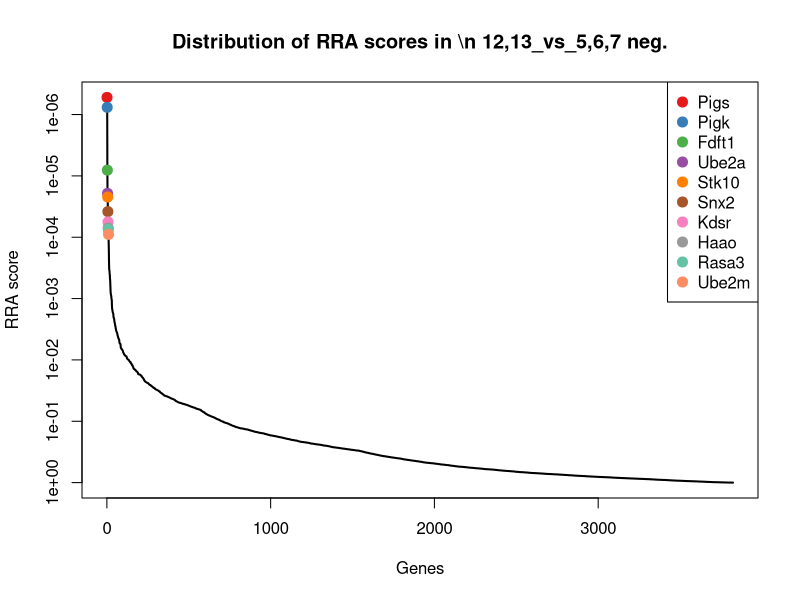
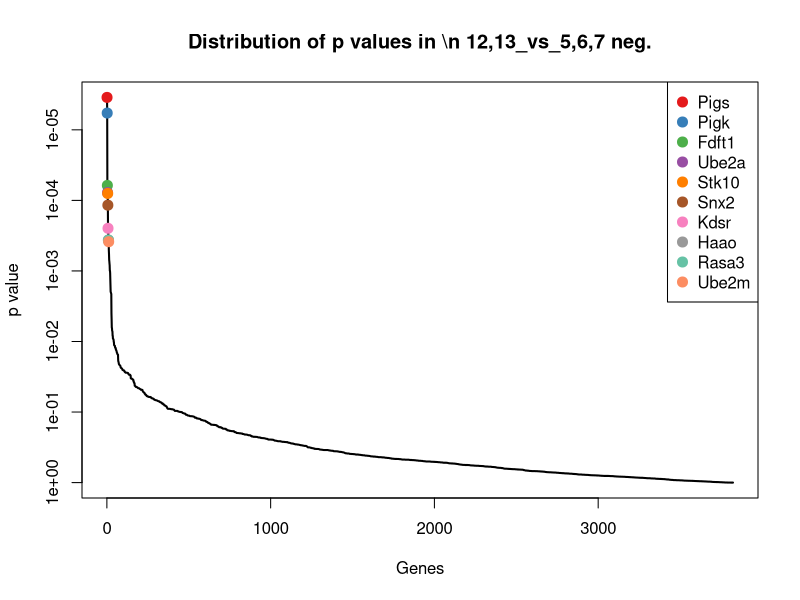
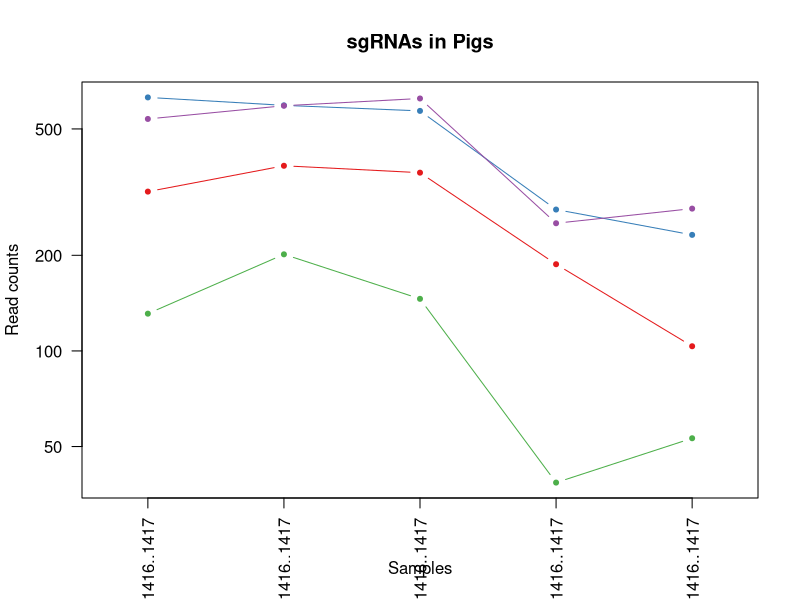
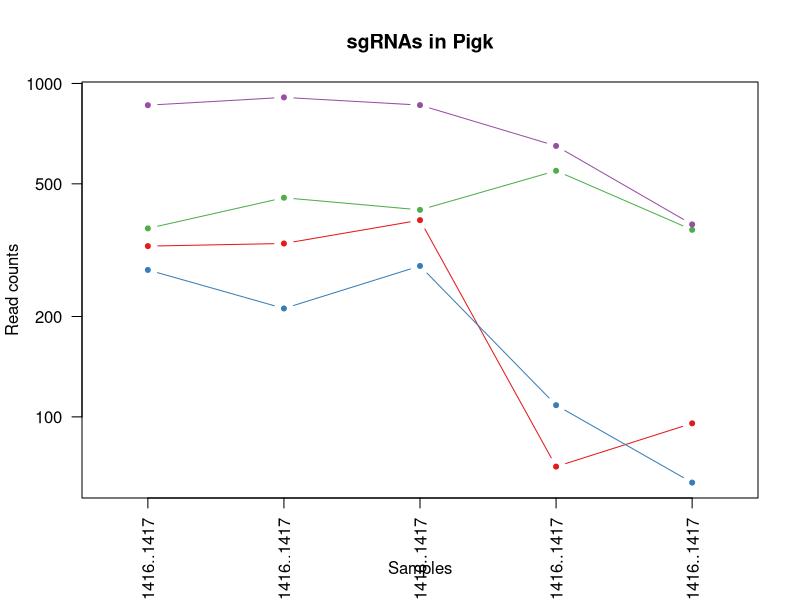
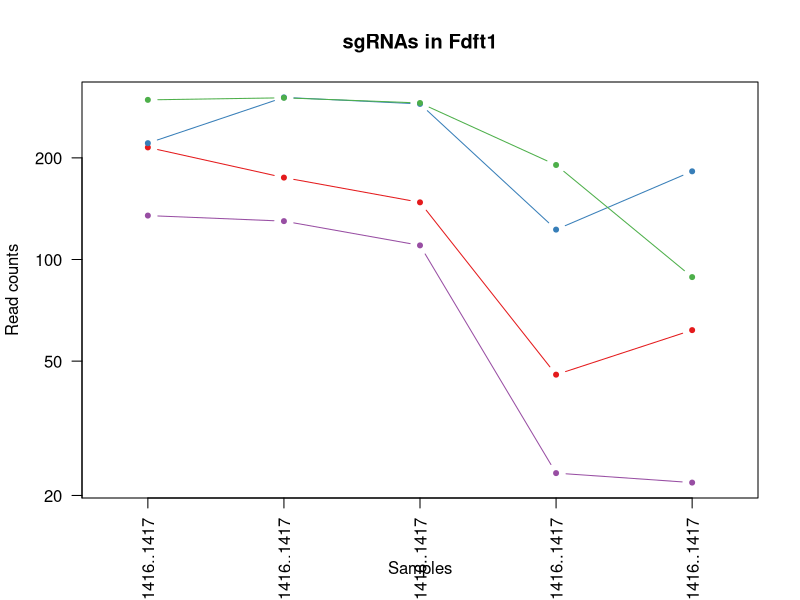
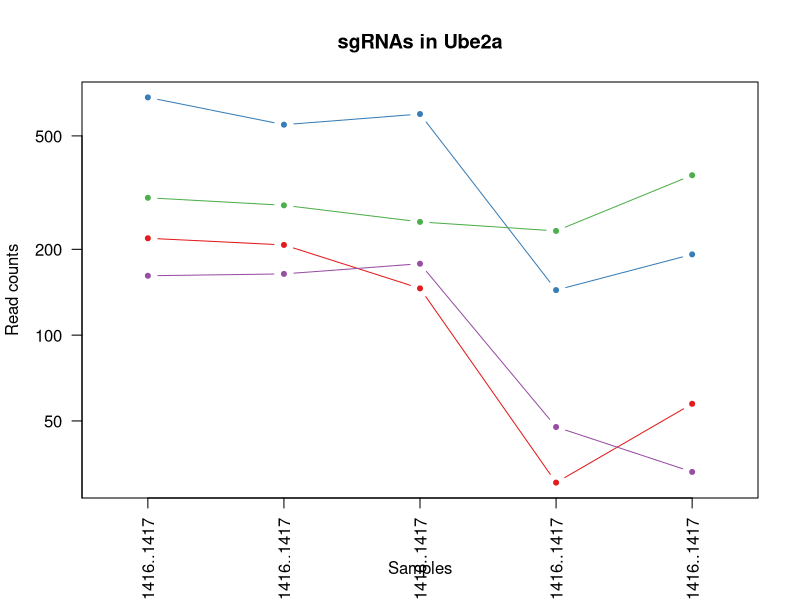
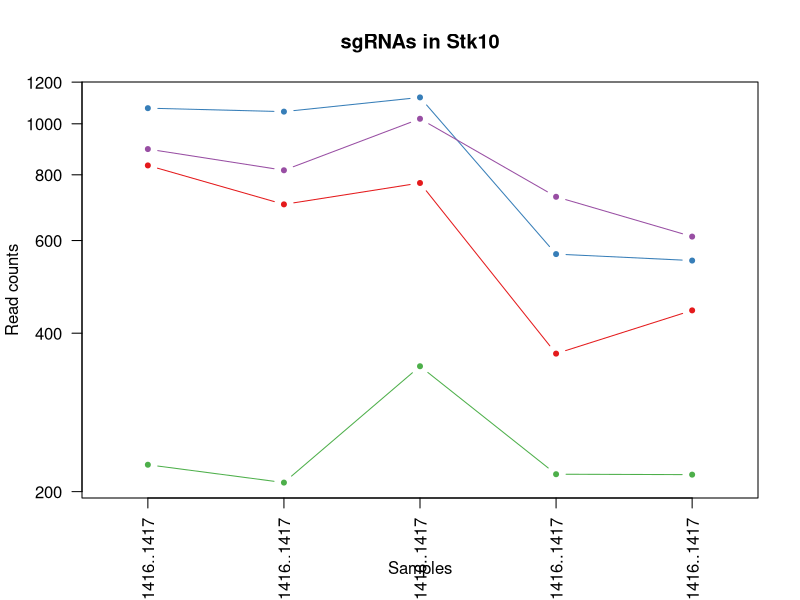
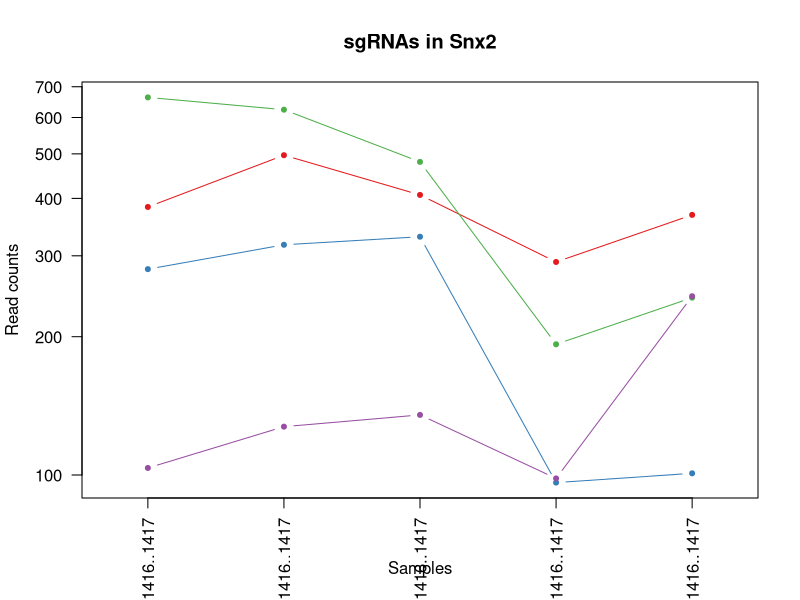

These charts were generated, in order, by the following R code: (Note: this script raises an error after producing the figures.)
pdf(file='invitro.poolB_mCD19.CAR_ET.1.2_v_hEGFRv3.CAR_ET.1.2.pdf',width=4.5,height=4.5);
gstable=read.table('invitro.poolB_mCD19.CAR_ET.1.2_v_hEGFRv3.CAR_ET.1.2.gene_summary.txt',header=T)
# 
#
# parameters
# Do not modify the variables beginning with "__"

# gstablename='__GENE_SUMMARY_FILE__'
startindex=3
# outputfile='__OUTPUT_FILE__'
targetgenelist=c("Pigs","Pigk","Fdft1","Ube2a","Stk10","Snx2","Kdsr","Haao","Rasa3","Ube2m")
# samplelabel=sub('.\\w+.\\w+$','',colnames(gstable)[startindex]);
samplelabel='12,13_vs_5,6,7 neg.'


# You need to write some codes in front of this code:
# gstable=read.table(gstablename,header=T)
# pdf(file=outputfile,width=6,height=6)


# set up color using RColorBrewer
#library(RColorBrewer)
#colors <- brewer.pal(length(targetgenelist), "Set1")

colors=c( "#E41A1C", "#377EB8", "#4DAF4A", "#984EA3", "#FF7F00",  "#A65628", "#F781BF",
          "#999999", "#66C2A5", "#FC8D62", "#8DA0CB", "#E78AC3", "#A6D854", "#FFD92F", "#E5C494", "#B3B3B3", 
          "#8DD3C7", "#FFFFB3", "#BEBADA", "#FB8072", "#80B1D3", "#FDB462", "#B3DE69", "#FCCDE5",
          "#D9D9D9", "#BC80BD", "#CCEBC5", "#FFED6F")

######
# function definition

plotrankedvalues<-function(val, tglist, ...){
  
  plot(val,log='y',ylim=c(max(val),min(val)),type='l',lwd=2, ...)
  if(length(tglist)>0){
    for(i in 1:length(tglist)){
      targetgene=tglist[i];
      tx=which(names(val)==targetgene);ty=val[targetgene];
      points(tx,ty,col=colors[(i %% length(colors)) ],cex=2,pch=20)
      # text(tx+50,ty,targetgene,col=colors[i])
    }
    legend('topright',tglist,pch=20,pt.cex = 2,cex=1,col=colors)
  }
}



plotrandvalues<-function(val,targetgenelist, ...){
  # choose the one with the best distance distribution
  
  mindiffvalue=0;
  randval=val;
  for(i in 1:20){
    randval0=sample(val)
    vindex=sort(which(names(randval0) %in% targetgenelist))
    if(max(vindex)>0.9*length(val)){
      # print('pass...')
      next;
    }
    mindiffind=min(diff(vindex));
    if (mindiffind > mindiffvalue){
      mindiffvalue=mindiffind;
      randval=randval0;
      # print(paste('Diff: ',mindiffvalue))
    }
  }
  plot(randval,log='y',ylim=c(max(randval),min(randval)),pch=20,col='grey', ...)
  
  if(length(targetgenelist)>0){
    for(i in 1:length(targetgenelist)){
      targetgene=targetgenelist[i];
      tx=which(names(randval)==targetgene);ty=randval[targetgene];
      points(tx,ty,col=colors[(i %% length(colors)) ],cex=2,pch=20)
      text(tx+50,ty,targetgene,col=colors[i])
    }
  }
  
}




# set.seed(1235)



pvec=gstable[,startindex]
names(pvec)=gstable[,'id']
pvec=sort(pvec);

plotrankedvalues(pvec,targetgenelist,xlab='Genes',ylab='RRA score',main=paste('Distribution of RRA scores in \\n',samplelabel))

# plotrandvalues(pvec,targetgenelist,xlab='Genes',ylab='RRA score',main=paste('Distribution of RRA scores in \\n',samplelabel))


pvec=gstable[,startindex+1]
names(pvec)=gstable[,'id']
pvec=sort(pvec);

plotrankedvalues(pvec,targetgenelist,xlab='Genes',ylab='p value',main=paste('Distribution of p values in \\n',samplelabel))

# plotrandvalues(pvec,targetgenelist,xlab='Genes',ylab='p value',main=paste('Distribution of p values in \\n',samplelabel))



# you need to write after this code:
# dev.off()






# parameters
# Do not modify the variables beginning with "__"
targetmat=list(c(316.3894314555502,381.71968072678936,363.0687377369867,186.46957652105993,102.44663764547252),c(627.2968678116231,592.1229034367625,568.7480719229643,277.6775215585349,230.93903062453975),c(130.00159807332014,200.423623213848,144.869791904906,37.49659962651749,52.09151066718942),c(536.4523775917125,590.459636854075,622.4035504062629,251.32855965881993,279.55777391391655))
targetgene="Pigs"
collabel=c("In.vitro_Pool.B..9.16._hEGFRv3.CAR_ET.1.2_rep2_1410..1411..1412..1413..1414..1415..1416..1417","In.vitro_Pool.B..9.16._hEGFRv3.CAR_ET.1.2_rep3_1410..1411..1412..1413..1414..1415..1416..1417","In.vitro_Pool.B..9.16._hEGFRv3.CAR_ET.1.2_rep1_1410..1411..1412..1413..1414..1415..1416..1417","In.vitro_Pool.B..9.16._mCD19.CAR_ET.1.2_rep1_1410..1411..1412..1413..1414..1415..1416..1417","In.vitro_Pool.B..9.16._mCD19.CAR_ET.1.2_rep2_1410..1411..1412..1413..1414..1415..1416..1417")

# set up color using RColorBrewer
#library(RColorBrewer)
#colors <- brewer.pal(length(targetgenelist), "Set1")

colors=c( "#E41A1C", "#377EB8", "#4DAF4A", "#984EA3", "#FF7F00",  "#A65628", "#F781BF",
          "#999999", "#66C2A5", "#FC8D62", "#8DA0CB", "#E78AC3", "#A6D854", "#FFD92F", "#E5C494", "#B3B3B3", 
          "#8DD3C7", "#FFFFB3", "#BEBADA", "#FB8072", "#80B1D3", "#FDB462", "#B3DE69", "#FCCDE5",
          "#D9D9D9", "#BC80BD", "#CCEBC5", "#FFED6F")


## code

targetmatvec=unlist(targetmat)+1
yrange=range(targetmatvec[targetmatvec>0]);
# yrange[1]=1; # set the minimum value to 1
for(i in 1:length(targetmat)){
  vali=targetmat[[i]]+1;
  if(i==1){
    plot(1:length(vali),vali,type='b',las=1,pch=20,main=paste('sgRNAs in',targetgene),ylab='Read counts',xlab='Samples',xlim=c(0.7,length(vali)+0.3),ylim = yrange,col=colors[(i %% length(colors))],xaxt='n',log='y')
    axis(1,at=1:length(vali),labels=(collabel),las=2)
    # lines(0:100,rep(1,101),col='black');
  }else{
    lines(1:length(vali),vali,type='b',pch=20,col=colors[(i %% length(colors))])
  }
}




# parameters
# Do not modify the variables beginning with "__"
targetmat=list(c(324.22085302623213,330.15841666347575,388.10796102919267,69.92609119539748,94.63291104539411),c(274.88289713093593,210.40322270997322,282.5855200120389,107.42269082191497,62.5098128006273),c(366.5105295079146,453.24014378235336,416.7242162202852,546.2342486133223,362.9041909814196),c(859.8900884608765,907.3119208560505,860.2761716822197,648.5898313775998,376.79526049267014))
targetgene="Pigk"
collabel=c("In.vitro_Pool.B..9.16._hEGFRv3.CAR_ET.1.2_rep2_1410..1411..1412..1413..1414..1415..1416..1417","In.vitro_Pool.B..9.16._hEGFRv3.CAR_ET.1.2_rep3_1410..1411..1412..1413..1414..1415..1416..1417","In.vitro_Pool.B..9.16._hEGFRv3.CAR_ET.1.2_rep1_1410..1411..1412..1413..1414..1415..1416..1417","In.vitro_Pool.B..9.16._mCD19.CAR_ET.1.2_rep1_1410..1411..1412..1413..1414..1415..1416..1417","In.vitro_Pool.B..9.16._mCD19.CAR_ET.1.2_rep2_1410..1411..1412..1413..1414..1415..1416..1417")

# set up color using RColorBrewer
#library(RColorBrewer)
#colors <- brewer.pal(length(targetgenelist), "Set1")

colors=c( "#E41A1C", "#377EB8", "#4DAF4A", "#984EA3", "#FF7F00",  "#A65628", "#F781BF",
          "#999999", "#66C2A5", "#FC8D62", "#8DA0CB", "#E78AC3", "#A6D854", "#FFD92F", "#E5C494", "#B3B3B3", 
          "#8DD3C7", "#FFFFB3", "#BEBADA", "#FB8072", "#80B1D3", "#FDB462", "#B3DE69", "#FCCDE5",
          "#D9D9D9", "#BC80BD", "#CCEBC5", "#FFED6F")


## code

targetmatvec=unlist(targetmat)+1
yrange=range(targetmatvec[targetmatvec>0]);
# yrange[1]=1; # set the minimum value to 1
for(i in 1:length(targetmat)){
  vali=targetmat[[i]]+1;
  if(i==1){
    plot(1:length(vali),vali,type='b',las=1,pch=20,main=paste('sgRNAs in',targetgene),ylab='Read counts',xlab='Samples',xlim=c(0.7,length(vali)+0.3),ylim = yrange,col=colors[(i %% length(colors))],xaxt='n',log='y')
    axis(1,at=1:length(vali),labels=(collabel),las=2)
    # lines(0:100,rep(1,101),col='black');
  }else{
    lines(1:length(vali),vali,type='b',pch=20,col=colors[(i %% length(colors))])
  }
}




# parameters
# Do not modify the variables beginning with "__"
targetmat=list(c(213.79780887961684,173.81135789084743,146.6583078543493,44.59055090720999,60.77342911172099),c(220.0629461361624,301.0512514664439,287.9510678603687,121.61059338329996,181.4520954907098),c(296.02773537177717,300.2196181751001,289.739583809812,189.50984135564244,87.68737628976886),c(133.9173088586611,128.90316015828398,109.09947291604033,22.295275453604994,20.836604266875767))
targetgene="Fdft1"
collabel=c("In.vitro_Pool.B..9.16._hEGFRv3.CAR_ET.1.2_rep2_1410..1411..1412..1413..1414..1415..1416..1417","In.vitro_Pool.B..9.16._hEGFRv3.CAR_ET.1.2_rep3_1410..1411..1412..1413..1414..1415..1416..1417","In.vitro_Pool.B..9.16._hEGFRv3.CAR_ET.1.2_rep1_1410..1411..1412..1413..1414..1415..1416..1417","In.vitro_Pool.B..9.16._mCD19.CAR_ET.1.2_rep1_1410..1411..1412..1413..1414..1415..1416..1417","In.vitro_Pool.B..9.16._mCD19.CAR_ET.1.2_rep2_1410..1411..1412..1413..1414..1415..1416..1417")

# set up color using RColorBrewer
#library(RColorBrewer)
#colors <- brewer.pal(length(targetgenelist), "Set1")

colors=c( "#E41A1C", "#377EB8", "#4DAF4A", "#984EA3", "#FF7F00",  "#A65628", "#F781BF",
          "#999999", "#66C2A5", "#FC8D62", "#8DA0CB", "#E78AC3", "#A6D854", "#FFD92F", "#E5C494", "#B3B3B3", 
          "#8DD3C7", "#FFFFB3", "#BEBADA", "#FB8072", "#80B1D3", "#FDB462", "#B3DE69", "#FCCDE5",
          "#D9D9D9", "#BC80BD", "#CCEBC5", "#FFED6F")


## code

targetmatvec=unlist(targetmat)+1
yrange=range(targetmatvec[targetmatvec>0]);
# yrange[1]=1; # set the minimum value to 1
for(i in 1:length(targetmat)){
  vali=targetmat[[i]]+1;
  if(i==1){
    plot(1:length(vali),vali,type='b',las=1,pch=20,main=paste('sgRNAs in',targetgene),ylab='Read counts',xlab='Samples',xlim=c(0.7,length(vali)+0.3),ylim = yrange,col=colors[(i %% length(colors))],xaxt='n',log='y')
    axis(1,at=1:length(vali),labels=(collabel),las=2)
    # lines(0:100,rep(1,101),col='black');
  }else{
    lines(1:length(vali),vali,type='b',pch=20,col=colors[(i %% length(colors))])
  }
}




# parameters
# Do not modify the variables beginning with "__"
targetmat=list(c(217.7135196649578,206.24505625325438,144.869791904906,29.38922673429749,56.432469889455206),c(681.3336766493284,546.3830724128553,595.5758111646136,142.89244722537745,191.00220577969455),c(302.2928726283227,284.4185856395685,248.6037169726165,231.0601274282699,362.9041909814196),c(160.54414219897967,163.00012510337845,177.06307899488513,46.617394130264984,32.12309824476681))
targetgene="Ube2a"
collabel=c("In.vitro_Pool.B..9.16._hEGFRv3.CAR_ET.1.2_rep2_1410..1411..1412..1413..1414..1415..1416..1417","In.vitro_Pool.B..9.16._hEGFRv3.CAR_ET.1.2_rep3_1410..1411..1412..1413..1414..1415..1416..1417","In.vitro_Pool.B..9.16._hEGFRv3.CAR_ET.1.2_rep1_1410..1411..1412..1413..1414..1415..1416..1417","In.vitro_Pool.B..9.16._mCD19.CAR_ET.1.2_rep1_1410..1411..1412..1413..1414..1415..1416..1417","In.vitro_Pool.B..9.16._mCD19.CAR_ET.1.2_rep2_1410..1411..1412..1413..1414..1415..1416..1417")

# set up color using RColorBrewer
#library(RColorBrewer)
#colors <- brewer.pal(length(targetgenelist), "Set1")

colors=c( "#E41A1C", "#377EB8", "#4DAF4A", "#984EA3", "#FF7F00",  "#A65628", "#F781BF",
          "#999999", "#66C2A5", "#FC8D62", "#8DA0CB", "#E78AC3", "#A6D854", "#FFD92F", "#E5C494", "#B3B3B3", 
          "#8DD3C7", "#FFFFB3", "#BEBADA", "#FB8072", "#80B1D3", "#FDB462", "#B3DE69", "#FCCDE5",
          "#D9D9D9", "#BC80BD", "#CCEBC5", "#FFED6F")


## code

targetmatvec=unlist(targetmat)+1
yrange=range(targetmatvec[targetmatvec>0]);
# yrange[1]=1; # set the minimum value to 1
for(i in 1:length(targetmat)){
  vali=targetmat[[i]]+1;
  if(i==1){
    plot(1:length(vali),vali,type='b',las=1,pch=20,main=paste('sgRNAs in',targetgene),ylab='Read counts',xlab='Samples',xlim=c(0.7,length(vali)+0.3),ylim = yrange,col=colors[(i %% length(colors))],xaxt='n',log='y')
    axis(1,at=1:length(vali),labels=(collabel),las=2)
    # lines(0:100,rep(1,101),col='black');
  }else{
    lines(1:length(vali),vali,type='b',pch=20,col=colors[(i %% length(colors))])
  }
}




# parameters
# Do not modify the variables beginning with "__"
targetmat=list(c(832.4801129634898,701.8984978941398,770.8503742100554,364.8317801498999,441.0414569822038),c(1069.7721865551523,1053.6793801325537,1121.399500300939,564.4758376208173,548.6972456943952),c(223.97865692150336,207.07668954459814,345.18357824255384,214.84538164382994,214.44338557992978),c(894.348343371877,815.0006255168922,1021.2426071321152,725.6098738536898,609.4706748061162))
targetgene="Stk10"
collabel=c("In.vitro_Pool.B..9.16._hEGFRv3.CAR_ET.1.2_rep2_1410..1411..1412..1413..1414..1415..1416..1417","In.vitro_Pool.B..9.16._hEGFRv3.CAR_ET.1.2_rep3_1410..1411..1412..1413..1414..1415..1416..1417","In.vitro_Pool.B..9.16._hEGFRv3.CAR_ET.1.2_rep1_1410..1411..1412..1413..1414..1415..1416..1417","In.vitro_Pool.B..9.16._mCD19.CAR_ET.1.2_rep1_1410..1411..1412..1413..1414..1415..1416..1417","In.vitro_Pool.B..9.16._mCD19.CAR_ET.1.2_rep2_1410..1411..1412..1413..1414..1415..1416..1417")

# set up color using RColorBrewer
#library(RColorBrewer)
#colors <- brewer.pal(length(targetgenelist), "Set1")

colors=c( "#E41A1C", "#377EB8", "#4DAF4A", "#984EA3", "#FF7F00",  "#A65628", "#F781BF",
          "#999999", "#66C2A5", "#FC8D62", "#8DA0CB", "#E78AC3", "#A6D854", "#FFD92F", "#E5C494", "#B3B3B3", 
          "#8DD3C7", "#FFFFB3", "#BEBADA", "#FB8072", "#80B1D3", "#FDB462", "#B3DE69", "#FCCDE5",
          "#D9D9D9", "#BC80BD", "#CCEBC5", "#FFED6F")


## code

targetmatvec=unlist(targetmat)+1
yrange=range(targetmatvec[targetmatvec>0]);
# yrange[1]=1; # set the minimum value to 1
for(i in 1:length(targetmat)){
  vali=targetmat[[i]]+1;
  if(i==1){
    plot(1:length(vali),vali,type='b',las=1,pch=20,main=paste('sgRNAs in',targetgene),ylab='Read counts',xlab='Samples',xlim=c(0.7,length(vali)+0.3),ylim = yrange,col=colors[(i %% length(colors))],xaxt='n',log='y')
    axis(1,at=1:length(vali),labels=(collabel),las=2)
    # lines(0:100,rep(1,101),col='black');
  }else{
    lines(1:length(vali),vali,type='b',pch=20,col=colors[(i %% length(colors))])
  }
}




# parameters
# Do not modify the variables beginning with "__"
targetmat=list(c(382.17337264927846,495.6534416408855,405.99312052362546,289.8385808968649,367.2451502036854),c(279.5817500733451,316.0206507106317,329.0869346975643,95.26163148358496,99.84206211211306),c(662.5382648796917,622.893335216482,479.32227445080014,191.53668457869745,242.2255246024308),c(102.59162257593336,126.40826028425268,134.1386962082463,97.28847470663996,243.96190829133712))
targetgene="Snx2"
collabel=c("In.vitro_Pool.B..9.16._hEGFRv3.CAR_ET.1.2_rep2_1410..1411..1412..1413..1414..1415..1416..1417","In.vitro_Pool.B..9.16._hEGFRv3.CAR_ET.1.2_rep3_1410..1411..1412..1413..1414..1415..1416..1417","In.vitro_Pool.B..9.16._hEGFRv3.CAR_ET.1.2_rep1_1410..1411..1412..1413..1414..1415..1416..1417","In.vitro_Pool.B..9.16._mCD19.CAR_ET.1.2_rep1_1410..1411..1412..1413..1414..1415..1416..1417","In.vitro_Pool.B..9.16._mCD19.CAR_ET.1.2_rep2_1410..1411..1412..1413..1414..1415..1416..1417")

# set up color using RColorBrewer
#library(RColorBrewer)
#colors <- brewer.pal(length(targetgenelist), "Set1")

colors=c( "#E41A1C", "#377EB8", "#4DAF4A", "#984EA3", "#FF7F00",  "#A65628", "#F781BF",
          "#999999", "#66C2A5", "#FC8D62", "#8DA0CB", "#E78AC3", "#A6D854", "#FFD92F", "#E5C494", "#B3B3B3", 
          "#8DD3C7", "#FFFFB3", "#BEBADA", "#FB8072", "#80B1D3", "#FDB462", "#B3DE69", "#FCCDE5",
          "#D9D9D9", "#BC80BD", "#CCEBC5", "#FFED6F")


## code

targetmatvec=unlist(targetmat)+1
yrange=range(targetmatvec[targetmatvec>0]);
# yrange[1]=1; # set the minimum value to 1
for(i in 1:length(targetmat)){
  vali=targetmat[[i]]+1;
  if(i==1){
    plot(1:length(vali),vali,type='b',las=1,pch=20,main=paste('sgRNAs in',targetgene),ylab='Read counts',xlab='Samples',xlim=c(0.7,length(vali)+0.3),ylim = yrange,col=colors[(i %% length(colors))],xaxt='n',log='y')
    axis(1,at=1:length(vali),labels=(collabel),las=2)
    # lines(0:100,rep(1,101),col='black');
  }else{
    lines(1:length(vali),vali,type='b',pch=20,col=colors[(i %% length(colors))])
  }
}




# parameters
# Do not modify the variables beginning with "__"
targetmat=list(c(309.3411520419365,328.4951500807882,665.3279331929017,50.67108057637498,111.99674793445725),c(371.20938245032374,385.87784718350815,364.85725368642994,246.26145160118242,508.76042084955003),c(287.41317164402705,280.2604191828497,345.18357824255384,124.65085821788246,85.08280075640938),c(331.26913243984586,380.0564141441018,438.1864076136046,181.40246846342245,204.89327529094504))
targetgene="Kdsr"
collabel=c("In.vitro_Pool.B..9.16._hEGFRv3.CAR_ET.1.2_rep2_1410..1411..1412..1413..1414..1415..1416..1417","In.vitro_Pool.B..9.16._hEGFRv3.CAR_ET.1.2_rep3_1410..1411..1412..1413..1414..1415..1416..1417","In.vitro_Pool.B..9.16._hEGFRv3.CAR_ET.1.2_rep1_1410..1411..1412..1413..1414..1415..1416..1417","In.vitro_Pool.B..9.16._mCD19.CAR_ET.1.2_rep1_1410..1411..1412..1413..1414..1415..1416..1417","In.vitro_Pool.B..9.16._mCD19.CAR_ET.1.2_rep2_1410..1411..1412..1413..1414..1415..1416..1417")

# set up color using RColorBrewer
#library(RColorBrewer)
#colors <- brewer.pal(length(targetgenelist), "Set1")

colors=c( "#E41A1C", "#377EB8", "#4DAF4A", "#984EA3", "#FF7F00",  "#A65628", "#F781BF",
          "#999999", "#66C2A5", "#FC8D62", "#8DA0CB", "#E78AC3", "#A6D854", "#FFD92F", "#E5C494", "#B3B3B3", 
          "#8DD3C7", "#FFFFB3", "#BEBADA", "#FB8072", "#80B1D3", "#FDB462", "#B3DE69", "#FCCDE5",
          "#D9D9D9", "#BC80BD", "#CCEBC5", "#FFED6F")


## code

targetmatvec=unlist(targetmat)+1
yrange=range(targetmatvec[targetmatvec>0]);
# yrange[1]=1; # set the minimum value to 1
for(i in 1:length(targetmat)){
  vali=targetmat[[i]]+1;
  if(i==1){
    plot(1:length(vali),vali,type='b',las=1,pch=20,main=paste('sgRNAs in',targetgene),ylab='Read counts',xlab='Samples',xlim=c(0.7,length(vali)+0.3),ylim = yrange,col=colors[(i %% length(colors))],xaxt='n',log='y')
    axis(1,at=1:length(vali),labels=(collabel),las=2)
    # lines(0:100,rep(1,101),col='black');
  }else{
    lines(1:length(vali),vali,type='b',pch=20,col=colors[(i %% length(colors))])
  }
}




# parameters
# Do not modify the variables beginning with "__"
targetmat=list(c(478.4998579686663,500.6432413889481,468.5911787541404,371.92573143059235,237.01637353571186),c(603.8026030995773,500.6432413889481,847.7565600361166,338.4828182501849,517.4423392940815),c(416.63162756027896,409.1635793411337,409.570152422512,223.96617614757741,237.88456538016501),c(604.5857452566454,568.0055379877933,599.1528430635002,396.24785010725236,436.70049775993795))
targetgene="Haao"
collabel=c("In.vitro_Pool.B..9.16._hEGFRv3.CAR_ET.1.2_rep2_1410..1411..1412..1413..1414..1415..1416..1417","In.vitro_Pool.B..9.16._hEGFRv3.CAR_ET.1.2_rep3_1410..1411..1412..1413..1414..1415..1416..1417","In.vitro_Pool.B..9.16._hEGFRv3.CAR_ET.1.2_rep1_1410..1411..1412..1413..1414..1415..1416..1417","In.vitro_Pool.B..9.16._mCD19.CAR_ET.1.2_rep1_1410..1411..1412..1413..1414..1415..1416..1417","In.vitro_Pool.B..9.16._mCD19.CAR_ET.1.2_rep2_1410..1411..1412..1413..1414..1415..1416..1417")

# set up color using RColorBrewer
#library(RColorBrewer)
#colors <- brewer.pal(length(targetgenelist), "Set1")

colors=c( "#E41A1C", "#377EB8", "#4DAF4A", "#984EA3", "#FF7F00",  "#A65628", "#F781BF",
          "#999999", "#66C2A5", "#FC8D62", "#8DA0CB", "#E78AC3", "#A6D854", "#FFD92F", "#E5C494", "#B3B3B3", 
          "#8DD3C7", "#FFFFB3", "#BEBADA", "#FB8072", "#80B1D3", "#FDB462", "#B3DE69", "#FCCDE5",
          "#D9D9D9", "#BC80BD", "#CCEBC5", "#FFED6F")


## code

targetmatvec=unlist(targetmat)+1
yrange=range(targetmatvec[targetmatvec>0]);
# yrange[1]=1; # set the minimum value to 1
for(i in 1:length(targetmat)){
  vali=targetmat[[i]]+1;
  if(i==1){
    plot(1:length(vali),vali,type='b',las=1,pch=20,main=paste('sgRNAs in',targetgene),ylab='Read counts',xlab='Samples',xlim=c(0.7,length(vali)+0.3),ylim = yrange,col=colors[(i %% length(colors))],xaxt='n',log='y')
    axis(1,at=1:length(vali),labels=(collabel),las=2)
    # lines(0:100,rep(1,101),col='black');
  }else{
    lines(1:length(vali),vali,type='b',pch=20,col=colors[(i %% length(colors))])
  }
}




# parameters
# Do not modify the variables beginning with "__"
targetmat=list(c(257.6537696754357,238.67875461566132,309.4132592536881,997.2068657430597,1405.6025961696612),c(899.8303384713544,1017.0875153134278,1205.4597499247734,2438.292397335164,1626.9915165052162),c(456.57187757075684,463.2197432784786,432.82085976527475,111.47637726802496,246.56648382469658),c(381.39023049221026,375.0666143960392,482.8993063496867,149.98639850606995,148.46080540148984))
targetgene="Rasa3"
collabel=c("In.vitro_Pool.B..9.16._hEGFRv3.CAR_ET.1.2_rep2_1410..1411..1412..1413..1414..1415..1416..1417","In.vitro_Pool.B..9.16._hEGFRv3.CAR_ET.1.2_rep3_1410..1411..1412..1413..1414..1415..1416..1417","In.vitro_Pool.B..9.16._hEGFRv3.CAR_ET.1.2_rep1_1410..1411..1412..1413..1414..1415..1416..1417","In.vitro_Pool.B..9.16._mCD19.CAR_ET.1.2_rep1_1410..1411..1412..1413..1414..1415..1416..1417","In.vitro_Pool.B..9.16._mCD19.CAR_ET.1.2_rep2_1410..1411..1412..1413..1414..1415..1416..1417")

# set up color using RColorBrewer
#library(RColorBrewer)
#colors <- brewer.pal(length(targetgenelist), "Set1")

colors=c( "#E41A1C", "#377EB8", "#4DAF4A", "#984EA3", "#FF7F00",  "#A65628", "#F781BF",
          "#999999", "#66C2A5", "#FC8D62", "#8DA0CB", "#E78AC3", "#A6D854", "#FFD92F", "#E5C494", "#B3B3B3", 
          "#8DD3C7", "#FFFFB3", "#BEBADA", "#FB8072", "#80B1D3", "#FDB462", "#B3DE69", "#FCCDE5",
          "#D9D9D9", "#BC80BD", "#CCEBC5", "#FFED6F")


## code

targetmatvec=unlist(targetmat)+1
yrange=range(targetmatvec[targetmatvec>0]);
# yrange[1]=1; # set the minimum value to 1
for(i in 1:length(targetmat)){
  vali=targetmat[[i]]+1;
  if(i==1){
    plot(1:length(vali),vali,type='b',las=1,pch=20,main=paste('sgRNAs in',targetgene),ylab='Read counts',xlab='Samples',xlim=c(0.7,length(vali)+0.3),ylim = yrange,col=colors[(i %% length(colors))],xaxt='n',log='y')
    axis(1,at=1:length(vali),labels=(collabel),las=2)
    # lines(0:100,rep(1,101),col='black');
  }else{
    lines(1:length(vali),vali,type='b',pch=20,col=colors[(i %% length(colors))])
  }
}




# parameters
# Do not modify the variables beginning with "__"
targetmat=list(c(209.88209809427588,185.45422396966018,203.8908182365344,51.68450218790248,97.23748657875359),c(167.59242161259343,196.26545675712916,203.8908182365344,148.97297689454246,121.54685822344199),c(98.6759117905924,108.1123278746898,132.35018025880302,21.281853842077492,10.418302133437884),c(209.88209809427588,297.72471830106883,230.71855747818364,30.40264834582499,150.19718909039617))
targetgene="Ube2m"
collabel=c("In.vitro_Pool.B..9.16._hEGFRv3.CAR_ET.1.2_rep2_1410..1411..1412..1413..1414..1415..1416..1417","In.vitro_Pool.B..9.16._hEGFRv3.CAR_ET.1.2_rep3_1410..1411..1412..1413..1414..1415..1416..1417","In.vitro_Pool.B..9.16._hEGFRv3.CAR_ET.1.2_rep1_1410..1411..1412..1413..1414..1415..1416..1417","In.vitro_Pool.B..9.16._mCD19.CAR_ET.1.2_rep1_1410..1411..1412..1413..1414..1415..1416..1417","In.vitro_Pool.B..9.16._mCD19.CAR_ET.1.2_rep2_1410..1411..1412..1413..1414..1415..1416..1417")

# set up color using RColorBrewer
#library(RColorBrewer)
#colors <- brewer.pal(length(targetgenelist), "Set1")

colors=c( "#E41A1C", "#377EB8", "#4DAF4A", "#984EA3", "#FF7F00",  "#A65628", "#F781BF",
          "#999999", "#66C2A5", "#FC8D62", "#8DA0CB", "#E78AC3", "#A6D854", "#FFD92F", "#E5C494", "#B3B3B3", 
          "#8DD3C7", "#FFFFB3", "#BEBADA", "#FB8072", "#80B1D3", "#FDB462", "#B3DE69", "#FCCDE5",
          "#D9D9D9", "#BC80BD", "#CCEBC5", "#FFED6F")


## code

targetmatvec=unlist(targetmat)+1
yrange=range(targetmatvec[targetmatvec>0]);
# yrange[1]=1; # set the minimum value to 1
for(i in 1:length(targetmat)){
  vali=targetmat[[i]]+1;
  if(i==1){
    plot(1:length(vali),vali,type='b',las=1,pch=20,main=paste('sgRNAs in',targetgene),ylab='Read counts',xlab='Samples',xlim=c(0.7,length(vali)+0.3),ylim = yrange,col=colors[(i %% length(colors))],xaxt='n',log='y')
    axis(1,at=1:length(vali),labels=(collabel),las=2)
    # lines(0:100,rep(1,101),col='black');
  }else{
    lines(1:length(vali),vali,type='b',pch=20,col=colors[(i %% length(colors))])
  }
}



# 
#
# parameters
# Do not modify the variables beginning with "__"

# gstablename='__GENE_SUMMARY_FILE__'
startindex=9
# outputfile='__OUTPUT_FILE__'
targetgenelist=c("Irf8","Cnot8","Ints10","Cnot9","Zfp36l2","Edc4","Brd7","E130309D02Rik","Cebpg","Dcp1a")
# samplelabel=sub('.\\w+.\\w+$','',colnames(gstable)[startindex]);
samplelabel='12,13_vs_5,6,7 pos.'


# You need to write some codes in front of this code:
# gstable=read.table(gstablename,header=T)
# pdf(file=outputfile,width=6,height=6)


# set up color using RColorBrewer
#library(RColorBrewer)
#colors <- brewer.pal(length(targetgenelist), "Set1")

colors=c( "#E41A1C", "#377EB8", "#4DAF4A", "#984EA3", "#FF7F00",  "#A65628", "#F781BF",
          "#999999", "#66C2A5", "#FC8D62", "#8DA0CB", "#E78AC3", "#A6D854", "#FFD92F", "#E5C494", "#B3B3B3", 
          "#8DD3C7", "#FFFFB3", "#BEBADA", "#FB8072", "#80B1D3", "#FDB462", "#B3DE69", "#FCCDE5",
          "#D9D9D9", "#BC80BD", "#CCEBC5", "#FFED6F")

######
# function definition

plotrankedvalues<-function(val, tglist, ...){
  
  plot(val,log='y',ylim=c(max(val),min(val)),type='l',lwd=2, ...)
  if(length(tglist)>0){
    for(i in 1:length(tglist)){
      targetgene=tglist[i];
      tx=which(names(val)==targetgene);ty=val[targetgene];
      points(tx,ty,col=colors[(i %% length(colors)) ],cex=2,pch=20)
      # text(tx+50,ty,targetgene,col=colors[i])
    }
    legend('topright',tglist,pch=20,pt.cex = 2,cex=1,col=colors)
  }
}



plotrandvalues<-function(val,targetgenelist, ...){
  # choose the one with the best distance distribution
  
  mindiffvalue=0;
  randval=val;
  for(i in 1:20){
    randval0=sample(val)
    vindex=sort(which(names(randval0) %in% targetgenelist))
    if(max(vindex)>0.9*length(val)){
      # print('pass...')
      next;
    }
    mindiffind=min(diff(vindex));
    if (mindiffind > mindiffvalue){
      mindiffvalue=mindiffind;
      randval=randval0;
      # print(paste('Diff: ',mindiffvalue))
    }
  }
  plot(randval,log='y',ylim=c(max(randval),min(randval)),pch=20,col='grey', ...)
  
  if(length(targetgenelist)>0){
    for(i in 1:length(targetgenelist)){
      targetgene=targetgenelist[i];
      tx=which(names(randval)==targetgene);ty=randval[targetgene];
      points(tx,ty,col=colors[(i %% length(colors)) ],cex=2,pch=20)
      text(tx+50,ty,targetgene,col=colors[i])
    }
  }
  
}




# set.seed(1235)



pvec=gstable[,startindex]
names(pvec)=gstable[,'id']
pvec=sort(pvec);

plotrankedvalues(pvec,targetgenelist,xlab='Genes',ylab='RRA score',main=paste('Distribution of RRA scores in \\n',samplelabel))

# plotrandvalues(pvec,targetgenelist,xlab='Genes',ylab='RRA score',main=paste('Distribution of RRA scores in \\n',samplelabel))


pvec=gstable[,startindex+1]
names(pvec)=gstable[,'id']
pvec=sort(pvec);

plotrankedvalues(pvec,targetgenelist,xlab='Genes',ylab='p value',main=paste('Distribution of p values in \\n',samplelabel))

# plotrandvalues(pvec,targetgenelist,xlab='Genes',ylab='p value',main=paste('Distribution of p values in \\n',samplelabel))



# you need to write after this code:
# dev.off()






# parameters
# Do not modify the variables beginning with "__"
targetmat=list(c(174.64070102620715,182.9593240956289,207.46785013542095,11005.758701188646,11625.956989072225),c(394.7036471623696,367.5819147739453,300.4706795064717,13839.285527019536,10760.369720152428),c(274.09975497386773,207.9083228359419,236.0841053265135,2993.647440452234,3114.2041460534742),c(414.2822010890744,473.1993427746038,482.8993063496867,19266.158256749295,15426.032692243694))
targetgene="Irf8"
collabel=c("In.vitro_Pool.B..9.16._hEGFRv3.CAR_ET.1.2_rep2_1410..1411..1412..1413..1414..1415..1416..1417","In.vitro_Pool.B..9.16._hEGFRv3.CAR_ET.1.2_rep3_1410..1411..1412..1413..1414..1415..1416..1417","In.vitro_Pool.B..9.16._hEGFRv3.CAR_ET.1.2_rep1_1410..1411..1412..1413..1414..1415..1416..1417","In.vitro_Pool.B..9.16._mCD19.CAR_ET.1.2_rep1_1410..1411..1412..1413..1414..1415..1416..1417","In.vitro_Pool.B..9.16._mCD19.CAR_ET.1.2_rep2_1410..1411..1412..1413..1414..1415..1416..1417")

# set up color using RColorBrewer
#library(RColorBrewer)
#colors <- brewer.pal(length(targetgenelist), "Set1")

colors=c( "#E41A1C", "#377EB8", "#4DAF4A", "#984EA3", "#FF7F00",  "#A65628", "#F781BF",
          "#999999", "#66C2A5", "#FC8D62", "#8DA0CB", "#E78AC3", "#A6D854", "#FFD92F", "#E5C494", "#B3B3B3", 
          "#8DD3C7", "#FFFFB3", "#BEBADA", "#FB8072", "#80B1D3", "#FDB462", "#B3DE69", "#FCCDE5",
          "#D9D9D9", "#BC80BD", "#CCEBC5", "#FFED6F")


## code

targetmatvec=unlist(targetmat)+1
yrange=range(targetmatvec[targetmatvec>0]);
# yrange[1]=1; # set the minimum value to 1
for(i in 1:length(targetmat)){
  vali=targetmat[[i]]+1;
  if(i==1){
    plot(1:length(vali),vali,type='b',las=1,pch=20,main=paste('sgRNAs in',targetgene),ylab='Read counts',xlab='Samples',xlim=c(0.7,length(vali)+0.3),ylim = yrange,col=colors[(i %% length(colors))],xaxt='n',log='y')
    axis(1,at=1:length(vali),labels=(collabel),las=2)
    # lines(0:100,rep(1,101),col='black');
  }else{
    lines(1:length(vali),vali,type='b',pch=20,col=colors[(i %% length(colors))])
  }
}




# parameters
# Do not modify the variables beginning with "__"
targetmat=list(c(422.11362265975635,391.6992802229145,534.7662688835419,2428.1581812198892,2874.583196984403),c(357.8959657801645,344.2961826163198,357.7031898886568,2002.5211043783393,1933.4632375971808),c(314.0400049843456,330.99004995481954,257.5462967198329,1891.0447271103144,1937.8041968194464),c(354.7633971518917,275.2706194347871,346.9720941919971,1446.152639649742,1918.703976241477))
targetgene="Cnot8"
collabel=c("In.vitro_Pool.B..9.16._hEGFRv3.CAR_ET.1.2_rep2_1410..1411..1412..1413..1414..1415..1416..1417","In.vitro_Pool.B..9.16._hEGFRv3.CAR_ET.1.2_rep3_1410..1411..1412..1413..1414..1415..1416..1417","In.vitro_Pool.B..9.16._hEGFRv3.CAR_ET.1.2_rep1_1410..1411..1412..1413..1414..1415..1416..1417","In.vitro_Pool.B..9.16._mCD19.CAR_ET.1.2_rep1_1410..1411..1412..1413..1414..1415..1416..1417","In.vitro_Pool.B..9.16._mCD19.CAR_ET.1.2_rep2_1410..1411..1412..1413..1414..1415..1416..1417")

# set up color using RColorBrewer
#library(RColorBrewer)
#colors <- brewer.pal(length(targetgenelist), "Set1")

colors=c( "#E41A1C", "#377EB8", "#4DAF4A", "#984EA3", "#FF7F00",  "#A65628", "#F781BF",
          "#999999", "#66C2A5", "#FC8D62", "#8DA0CB", "#E78AC3", "#A6D854", "#FFD92F", "#E5C494", "#B3B3B3", 
          "#8DD3C7", "#FFFFB3", "#BEBADA", "#FB8072", "#80B1D3", "#FDB462", "#B3DE69", "#FCCDE5",
          "#D9D9D9", "#BC80BD", "#CCEBC5", "#FFED6F")


## code

targetmatvec=unlist(targetmat)+1
yrange=range(targetmatvec[targetmatvec>0]);
# yrange[1]=1; # set the minimum value to 1
for(i in 1:length(targetmat)){
  vali=targetmat[[i]]+1;
  if(i==1){
    plot(1:length(vali),vali,type='b',las=1,pch=20,main=paste('sgRNAs in',targetgene),ylab='Read counts',xlab='Samples',xlim=c(0.7,length(vali)+0.3),ylim = yrange,col=colors[(i %% length(colors))],xaxt='n',log='y')
    axis(1,at=1:length(vali),labels=(collabel),las=2)
    # lines(0:100,rep(1,101),col='black');
  }else{
    lines(1:length(vali),vali,type='b',pch=20,col=colors[(i %% length(colors))])
  }
}




# parameters
# Do not modify the variables beginning with "__"
targetmat=list(c(408.80020598959703,395.02581338828963,325.50990279867773,1808.957576576587,1687.7649456169372),c(465.18644129850696,437.43911124682177,461.4371149563673,1879.897089383512,1705.9969743504535),c(339.1005540105278,487.3371087274478,516.881109389109,1703.561728977727,1702.524206972641),c(1260.8588728797915,1057.8375465892725,1225.1334253686496,3625.0091044338665,3453.6671572346586))
targetgene="Ints10"
collabel=c("In.vitro_Pool.B..9.16._hEGFRv3.CAR_ET.1.2_rep2_1410..1411..1412..1413..1414..1415..1416..1417","In.vitro_Pool.B..9.16._hEGFRv3.CAR_ET.1.2_rep3_1410..1411..1412..1413..1414..1415..1416..1417","In.vitro_Pool.B..9.16._hEGFRv3.CAR_ET.1.2_rep1_1410..1411..1412..1413..1414..1415..1416..1417","In.vitro_Pool.B..9.16._mCD19.CAR_ET.1.2_rep1_1410..1411..1412..1413..1414..1415..1416..1417","In.vitro_Pool.B..9.16._mCD19.CAR_ET.1.2_rep2_1410..1411..1412..1413..1414..1415..1416..1417")

# set up color using RColorBrewer
#library(RColorBrewer)
#colors <- brewer.pal(length(targetgenelist), "Set1")

colors=c( "#E41A1C", "#377EB8", "#4DAF4A", "#984EA3", "#FF7F00",  "#A65628", "#F781BF",
          "#999999", "#66C2A5", "#FC8D62", "#8DA0CB", "#E78AC3", "#A6D854", "#FFD92F", "#E5C494", "#B3B3B3", 
          "#8DD3C7", "#FFFFB3", "#BEBADA", "#FB8072", "#80B1D3", "#FDB462", "#B3DE69", "#FCCDE5",
          "#D9D9D9", "#BC80BD", "#CCEBC5", "#FFED6F")


## code

targetmatvec=unlist(targetmat)+1
yrange=range(targetmatvec[targetmatvec>0]);
# yrange[1]=1; # set the minimum value to 1
for(i in 1:length(targetmat)){
  vali=targetmat[[i]]+1;
  if(i==1){
    plot(1:length(vali),vali,type='b',las=1,pch=20,main=paste('sgRNAs in',targetgene),ylab='Read counts',xlab='Samples',xlim=c(0.7,length(vali)+0.3),ylim = yrange,col=colors[(i %% length(colors))],xaxt='n',log='y')
    axis(1,at=1:length(vali),labels=(collabel),las=2)
    # lines(0:100,rep(1,101),col='black');
  }else{
    lines(1:length(vali),vali,type='b',pch=20,col=colors[(i %% length(colors))])
  }
}




# parameters
# Do not modify the variables beginning with "__"
targetmat=list(c(564.6454952461676,612.0821024290129,524.0351731868823,3834.787378020059,3555.245603035678),c(563.8623530890993,576.3218709012309,497.207433945233,4962.725631650166,3637.7238282587277),c(213.01466672254864,236.18385474163,189.58269064098812,1597.1524597673395,1581.845540593652),c(96.32648531938781,110.60722774872109,153.81237165212244,404.35522299947235,652.880267028774))
targetgene="Cnot9"
collabel=c("In.vitro_Pool.B..9.16._hEGFRv3.CAR_ET.1.2_rep2_1410..1411..1412..1413..1414..1415..1416..1417","In.vitro_Pool.B..9.16._hEGFRv3.CAR_ET.1.2_rep3_1410..1411..1412..1413..1414..1415..1416..1417","In.vitro_Pool.B..9.16._hEGFRv3.CAR_ET.1.2_rep1_1410..1411..1412..1413..1414..1415..1416..1417","In.vitro_Pool.B..9.16._mCD19.CAR_ET.1.2_rep1_1410..1411..1412..1413..1414..1415..1416..1417","In.vitro_Pool.B..9.16._mCD19.CAR_ET.1.2_rep2_1410..1411..1412..1413..1414..1415..1416..1417")

# set up color using RColorBrewer
#library(RColorBrewer)
#colors <- brewer.pal(length(targetgenelist), "Set1")

colors=c( "#E41A1C", "#377EB8", "#4DAF4A", "#984EA3", "#FF7F00",  "#A65628", "#F781BF",
          "#999999", "#66C2A5", "#FC8D62", "#8DA0CB", "#E78AC3", "#A6D854", "#FFD92F", "#E5C494", "#B3B3B3", 
          "#8DD3C7", "#FFFFB3", "#BEBADA", "#FB8072", "#80B1D3", "#FDB462", "#B3DE69", "#FCCDE5",
          "#D9D9D9", "#BC80BD", "#CCEBC5", "#FFED6F")


## code

targetmatvec=unlist(targetmat)+1
yrange=range(targetmatvec[targetmatvec>0]);
# yrange[1]=1; # set the minimum value to 1
for(i in 1:length(targetmat)){
  vali=targetmat[[i]]+1;
  if(i==1){
    plot(1:length(vali),vali,type='b',las=1,pch=20,main=paste('sgRNAs in',targetgene),ylab='Read counts',xlab='Samples',xlim=c(0.7,length(vali)+0.3),ylim = yrange,col=colors[(i %% length(colors))],xaxt='n',log='y')
    axis(1,at=1:length(vali),labels=(collabel),las=2)
    # lines(0:100,rep(1,101),col='black');
  }else{
    lines(1:length(vali),vali,type='b',pch=20,col=colors[(i %% length(colors))])
  }
}




# parameters
# Do not modify the variables beginning with "__"
targetmat=list(c(419.76419618855175,380.88804743544557,438.1864076136046,836.0728295101873,1306.6287259020012),c(718.1413580315335,750.1332287920784,640.2887099006957,1897.1252567794793,1592.26384272709),c(292.1120245864362,381.71968072678936,509.727045591336,1179.6227558180096,1330.0699057022366),c(982.8434071205829,948.8935854232388,935.3938415588376,3398.002663451706,3241.828347188088))
targetgene="Zfp36l2"
collabel=c("In.vitro_Pool.B..9.16._hEGFRv3.CAR_ET.1.2_rep2_1410..1411..1412..1413..1414..1415..1416..1417","In.vitro_Pool.B..9.16._hEGFRv3.CAR_ET.1.2_rep3_1410..1411..1412..1413..1414..1415..1416..1417","In.vitro_Pool.B..9.16._hEGFRv3.CAR_ET.1.2_rep1_1410..1411..1412..1413..1414..1415..1416..1417","In.vitro_Pool.B..9.16._mCD19.CAR_ET.1.2_rep1_1410..1411..1412..1413..1414..1415..1416..1417","In.vitro_Pool.B..9.16._mCD19.CAR_ET.1.2_rep2_1410..1411..1412..1413..1414..1415..1416..1417")

# set up color using RColorBrewer
#library(RColorBrewer)
#colors <- brewer.pal(length(targetgenelist), "Set1")

colors=c( "#E41A1C", "#377EB8", "#4DAF4A", "#984EA3", "#FF7F00",  "#A65628", "#F781BF",
          "#999999", "#66C2A5", "#FC8D62", "#8DA0CB", "#E78AC3", "#A6D854", "#FFD92F", "#E5C494", "#B3B3B3", 
          "#8DD3C7", "#FFFFB3", "#BEBADA", "#FB8072", "#80B1D3", "#FDB462", "#B3DE69", "#FCCDE5",
          "#D9D9D9", "#BC80BD", "#CCEBC5", "#FFED6F")


## code

targetmatvec=unlist(targetmat)+1
yrange=range(targetmatvec[targetmatvec>0]);
# yrange[1]=1; # set the minimum value to 1
for(i in 1:length(targetmat)){
  vali=targetmat[[i]]+1;
  if(i==1){
    plot(1:length(vali),vali,type='b',las=1,pch=20,main=paste('sgRNAs in',targetgene),ylab='Read counts',xlab='Samples',xlim=c(0.7,length(vali)+0.3),ylim = yrange,col=colors[(i %% length(colors))],xaxt='n',log='y')
    axis(1,at=1:length(vali),labels=(collabel),las=2)
    # lines(0:100,rep(1,101),col='black');
  }else{
    lines(1:length(vali),vali,type='b',pch=20,col=colors[(i %% length(colors))])
  }
}




# parameters
# Do not modify the variables beginning with "__"
targetmat=list(c(1136.3392699059489,1170.9396742120248,992.6263519410227,3915.8611069422586,3530.9362313909896),c(267.8346177173222,341.8012827422885,305.83622735480157,1485.6760824993146,1682.5557945502183),c(386.08908343461945,303.5461513404752,209.25636608486423,1129.965096853162,1209.3912393232476),c(576.3926276021905,658.6535667442639,697.5212202828808,1133.0053616877447,1186.8182513674656))
targetgene="Edc4"
collabel=c("In.vitro_Pool.B..9.16._hEGFRv3.CAR_ET.1.2_rep2_1410..1411..1412..1413..1414..1415..1416..1417","In.vitro_Pool.B..9.16._hEGFRv3.CAR_ET.1.2_rep3_1410..1411..1412..1413..1414..1415..1416..1417","In.vitro_Pool.B..9.16._hEGFRv3.CAR_ET.1.2_rep1_1410..1411..1412..1413..1414..1415..1416..1417","In.vitro_Pool.B..9.16._mCD19.CAR_ET.1.2_rep1_1410..1411..1412..1413..1414..1415..1416..1417","In.vitro_Pool.B..9.16._mCD19.CAR_ET.1.2_rep2_1410..1411..1412..1413..1414..1415..1416..1417")

# set up color using RColorBrewer
#library(RColorBrewer)
#colors <- brewer.pal(length(targetgenelist), "Set1")

colors=c( "#E41A1C", "#377EB8", "#4DAF4A", "#984EA3", "#FF7F00",  "#A65628", "#F781BF",
          "#999999", "#66C2A5", "#FC8D62", "#8DA0CB", "#E78AC3", "#A6D854", "#FFD92F", "#E5C494", "#B3B3B3", 
          "#8DD3C7", "#FFFFB3", "#BEBADA", "#FB8072", "#80B1D3", "#FDB462", "#B3DE69", "#FCCDE5",
          "#D9D9D9", "#BC80BD", "#CCEBC5", "#FFED6F")


## code

targetmatvec=unlist(targetmat)+1
yrange=range(targetmatvec[targetmatvec>0]);
# yrange[1]=1; # set the minimum value to 1
for(i in 1:length(targetmat)){
  vali=targetmat[[i]]+1;
  if(i==1){
    plot(1:length(vali),vali,type='b',las=1,pch=20,main=paste('sgRNAs in',targetgene),ylab='Read counts',xlab='Samples',xlim=c(0.7,length(vali)+0.3),ylim = yrange,col=colors[(i %% length(colors))],xaxt='n',log='y')
    axis(1,at=1:length(vali),labels=(collabel),las=2)
    # lines(0:100,rep(1,101),col='black');
  }else{
    lines(1:length(vali),vali,type='b',pch=20,col=colors[(i %% length(colors))])
  }
}




# parameters
# Do not modify the variables beginning with "__"
targetmat=list(c(391.5710785340968,385.87784718350815,520.4581412879957,995.1800225200046,845.618856497375),c(564.6454952461676,710.2148308075775,631.3461301534793,3296.6605022989565,2403.1550254463386),c(888.0832061153314,905.6486542733629,838.8139802889002,2702.7954379438415,1534.9631809931816),c(1092.48330911013,1210.026438905182,1182.2090425820109,2210.2725347414766,2687.921950426974))
targetgene="Brd7"
collabel=c("In.vitro_Pool.B..9.16._hEGFRv3.CAR_ET.1.2_rep2_1410..1411..1412..1413..1414..1415..1416..1417","In.vitro_Pool.B..9.16._hEGFRv3.CAR_ET.1.2_rep3_1410..1411..1412..1413..1414..1415..1416..1417","In.vitro_Pool.B..9.16._hEGFRv3.CAR_ET.1.2_rep1_1410..1411..1412..1413..1414..1415..1416..1417","In.vitro_Pool.B..9.16._mCD19.CAR_ET.1.2_rep1_1410..1411..1412..1413..1414..1415..1416..1417","In.vitro_Pool.B..9.16._mCD19.CAR_ET.1.2_rep2_1410..1411..1412..1413..1414..1415..1416..1417")

# set up color using RColorBrewer
#library(RColorBrewer)
#colors <- brewer.pal(length(targetgenelist), "Set1")

colors=c( "#E41A1C", "#377EB8", "#4DAF4A", "#984EA3", "#FF7F00",  "#A65628", "#F781BF",
          "#999999", "#66C2A5", "#FC8D62", "#8DA0CB", "#E78AC3", "#A6D854", "#FFD92F", "#E5C494", "#B3B3B3", 
          "#8DD3C7", "#FFFFB3", "#BEBADA", "#FB8072", "#80B1D3", "#FDB462", "#B3DE69", "#FCCDE5",
          "#D9D9D9", "#BC80BD", "#CCEBC5", "#FFED6F")


## code

targetmatvec=unlist(targetmat)+1
yrange=range(targetmatvec[targetmatvec>0]);
# yrange[1]=1; # set the minimum value to 1
for(i in 1:length(targetmat)){
  vali=targetmat[[i]]+1;
  if(i==1){
    plot(1:length(vali),vali,type='b',las=1,pch=20,main=paste('sgRNAs in',targetgene),ylab='Read counts',xlab='Samples',xlim=c(0.7,length(vali)+0.3),ylim = yrange,col=colors[(i %% length(colors))],xaxt='n',log='y')
    axis(1,at=1:length(vali),labels=(collabel),las=2)
    # lines(0:100,rep(1,101),col='black');
  }else{
    lines(1:length(vali),vali,type='b',pch=20,col=colors[(i %% length(colors))])
  }
}




# parameters
# Do not modify the variables beginning with "__"
targetmat=list(c(442.4753187435294,405.8370461757586,450.7060192597076,1332.649419158662,1757.2202931731897),c(257.6537696754357,391.6992802229145,450.7060192597076,1018.4887195851371,915.0742040536275),c(298.37716184298176,390.8676469315708,418.51273216972845,731.6904035228547,1067.00777683293),c(912.3606129844455,725.1842300517653,940.7593894071674,5287.020547338966,4800.232707981505))
targetgene="E130309D02Rik"
collabel=c("In.vitro_Pool.B..9.16._hEGFRv3.CAR_ET.1.2_rep2_1410..1411..1412..1413..1414..1415..1416..1417","In.vitro_Pool.B..9.16._hEGFRv3.CAR_ET.1.2_rep3_1410..1411..1412..1413..1414..1415..1416..1417","In.vitro_Pool.B..9.16._hEGFRv3.CAR_ET.1.2_rep1_1410..1411..1412..1413..1414..1415..1416..1417","In.vitro_Pool.B..9.16._mCD19.CAR_ET.1.2_rep1_1410..1411..1412..1413..1414..1415..1416..1417","In.vitro_Pool.B..9.16._mCD19.CAR_ET.1.2_rep2_1410..1411..1412..1413..1414..1415..1416..1417")

# set up color using RColorBrewer
#library(RColorBrewer)
#colors <- brewer.pal(length(targetgenelist), "Set1")

colors=c( "#E41A1C", "#377EB8", "#4DAF4A", "#984EA3", "#FF7F00",  "#A65628", "#F781BF",
          "#999999", "#66C2A5", "#FC8D62", "#8DA0CB", "#E78AC3", "#A6D854", "#FFD92F", "#E5C494", "#B3B3B3", 
          "#8DD3C7", "#FFFFB3", "#BEBADA", "#FB8072", "#80B1D3", "#FDB462", "#B3DE69", "#FCCDE5",
          "#D9D9D9", "#BC80BD", "#CCEBC5", "#FFED6F")


## code

targetmatvec=unlist(targetmat)+1
yrange=range(targetmatvec[targetmatvec>0]);
# yrange[1]=1; # set the minimum value to 1
for(i in 1:length(targetmat)){
  vali=targetmat[[i]]+1;
  if(i==1){
    plot(1:length(vali),vali,type='b',las=1,pch=20,main=paste('sgRNAs in',targetgene),ylab='Read counts',xlab='Samples',xlim=c(0.7,length(vali)+0.3),ylim = yrange,col=colors[(i %% length(colors))],xaxt='n',log='y')
    axis(1,at=1:length(vali),labels=(collabel),las=2)
    # lines(0:100,rep(1,101),col='black');
  }else{
    lines(1:length(vali),vali,type='b',pch=20,col=colors[(i %% length(colors))])
  }
}




# parameters
# Do not modify the variables beginning with "__"
targetmat=list(c(47.77167158115981,143.04092611112804,103.73392506771047,343.5499263078224,337.72662749227806),c(101.80848041886516,57.382697102719966,162.75495139933886,396.24785010725236,318.62640691430863),c(285.06374517282245,298.55635159241257,361.2802217875434,1273.8709656900671,813.4957582526081),c(134.7004510157293,199.59198992250424,200.31378633764783,508.7376489868048,546.0926701610357))
targetgene="Cebpg"
collabel=c("In.vitro_Pool.B..9.16._hEGFRv3.CAR_ET.1.2_rep2_1410..1411..1412..1413..1414..1415..1416..1417","In.vitro_Pool.B..9.16._hEGFRv3.CAR_ET.1.2_rep3_1410..1411..1412..1413..1414..1415..1416..1417","In.vitro_Pool.B..9.16._hEGFRv3.CAR_ET.1.2_rep1_1410..1411..1412..1413..1414..1415..1416..1417","In.vitro_Pool.B..9.16._mCD19.CAR_ET.1.2_rep1_1410..1411..1412..1413..1414..1415..1416..1417","In.vitro_Pool.B..9.16._mCD19.CAR_ET.1.2_rep2_1410..1411..1412..1413..1414..1415..1416..1417")

# set up color using RColorBrewer
#library(RColorBrewer)
#colors <- brewer.pal(length(targetgenelist), "Set1")

colors=c( "#E41A1C", "#377EB8", "#4DAF4A", "#984EA3", "#FF7F00",  "#A65628", "#F781BF",
          "#999999", "#66C2A5", "#FC8D62", "#8DA0CB", "#E78AC3", "#A6D854", "#FFD92F", "#E5C494", "#B3B3B3", 
          "#8DD3C7", "#FFFFB3", "#BEBADA", "#FB8072", "#80B1D3", "#FDB462", "#B3DE69", "#FCCDE5",
          "#D9D9D9", "#BC80BD", "#CCEBC5", "#FFED6F")


## code

targetmatvec=unlist(targetmat)+1
yrange=range(targetmatvec[targetmatvec>0]);
# yrange[1]=1; # set the minimum value to 1
for(i in 1:length(targetmat)){
  vali=targetmat[[i]]+1;
  if(i==1){
    plot(1:length(vali),vali,type='b',las=1,pch=20,main=paste('sgRNAs in',targetgene),ylab='Read counts',xlab='Samples',xlim=c(0.7,length(vali)+0.3),ylim = yrange,col=colors[(i %% length(colors))],xaxt='n',log='y')
    axis(1,at=1:length(vali),labels=(collabel),las=2)
    # lines(0:100,rep(1,101),col='black');
  }else{
    lines(1:length(vali),vali,type='b',pch=20,col=colors[(i %% length(colors))])
  }
}




# parameters
# Do not modify the variables beginning with "__"
targetmat=list(c(1501.283515099727,1380.5112636306542,1482.6797220884825,4024.297219375701,3576.950399147007),c(476.9335736545299,508.95957430238576,590.2102633162838,724.5964522421623,747.5131780741682),c(1184.8940836441768,1096.0926779910858,1201.8827180258868,3141.606995735249,2409.2323683575105),c(620.2485883980094,605.4290360982628,665.3279331929017,2289.319420440622,2502.1288957139986))
targetgene="Dcp1a"
collabel=c("In.vitro_Pool.B..9.16._hEGFRv3.CAR_ET.1.2_rep2_1410..1411..1412..1413..1414..1415..1416..1417","In.vitro_Pool.B..9.16._hEGFRv3.CAR_ET.1.2_rep3_1410..1411..1412..1413..1414..1415..1416..1417","In.vitro_Pool.B..9.16._hEGFRv3.CAR_ET.1.2_rep1_1410..1411..1412..1413..1414..1415..1416..1417","In.vitro_Pool.B..9.16._mCD19.CAR_ET.1.2_rep1_1410..1411..1412..1413..1414..1415..1416..1417","In.vitro_Pool.B..9.16._mCD19.CAR_ET.1.2_rep2_1410..1411..1412..1413..1414..1415..1416..1417")

# set up color using RColorBrewer
#library(RColorBrewer)
#colors <- brewer.pal(length(targetgenelist), "Set1")

colors=c( "#E41A1C", "#377EB8", "#4DAF4A", "#984EA3", "#FF7F00",  "#A65628", "#F781BF",
          "#999999", "#66C2A5", "#FC8D62", "#8DA0CB", "#E78AC3", "#A6D854", "#FFD92F", "#E5C494", "#B3B3B3", 
          "#8DD3C7", "#FFFFB3", "#BEBADA", "#FB8072", "#80B1D3", "#FDB462", "#B3DE69", "#FCCDE5",
          "#D9D9D9", "#BC80BD", "#CCEBC5", "#FFED6F")


## code

targetmatvec=unlist(targetmat)+1
yrange=range(targetmatvec[targetmatvec>0]);
# yrange[1]=1; # set the minimum value to 1
for(i in 1:length(targetmat)){
  vali=targetmat[[i]]+1;
  if(i==1){
    plot(1:length(vali),vali,type='b',las=1,pch=20,main=paste('sgRNAs in',targetgene),ylab='Read counts',xlab='Samples',xlim=c(0.7,length(vali)+0.3),ylim = yrange,col=colors[(i %% length(colors))],xaxt='n',log='y')
    axis(1,at=1:length(vali),labels=(collabel),las=2)
    # lines(0:100,rep(1,101),col='black');
  }else{
    lines(1:length(vali),vali,type='b',pch=20,col=colors[(i %% length(colors))])
  }
}



dev.off()
Sweave("invitro.poolB_mCD19.CAR_ET.1.2_v_hEGFRv3.CAR_ET.1.2_summary.Rnw");
library(tools);

texi2dvi("invitro.poolB_mCD19.CAR_ET.1.2_v_hEGFRv3.CAR_ET.1.2_summary.tex",pdf=TRUE);
